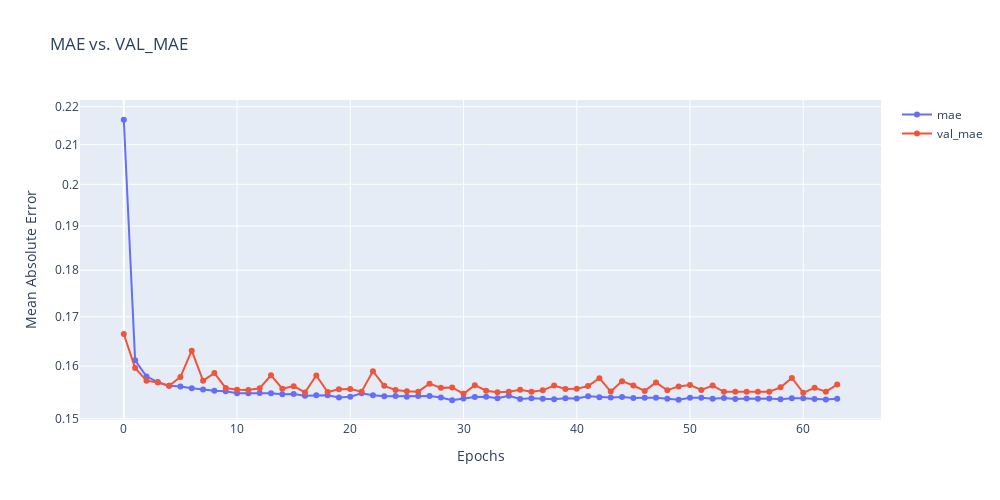

Notebook cell for this chart:
### Code cell
hist2 = pd.DataFrame(history2.history)
hist2['epoch'] = history2.epoch

fig = go.Figure()
fig.add_trace(go.Scatter(x=hist2['epoch'], y=hist2['loss'], name='mae', mode='markers+lines'))
fig.add_trace(go.Scatter(x=hist2['epoch'], y=hist2['val_loss'], name='val_mae', mode='markers+lines'))
fig.update_layout(width=1000, height=500, title='MAE vs. VAL_MAE', xaxis_title='Epochs', yaxis_title='Mean Absolute Error', yaxis_type='log')
fig.show()
